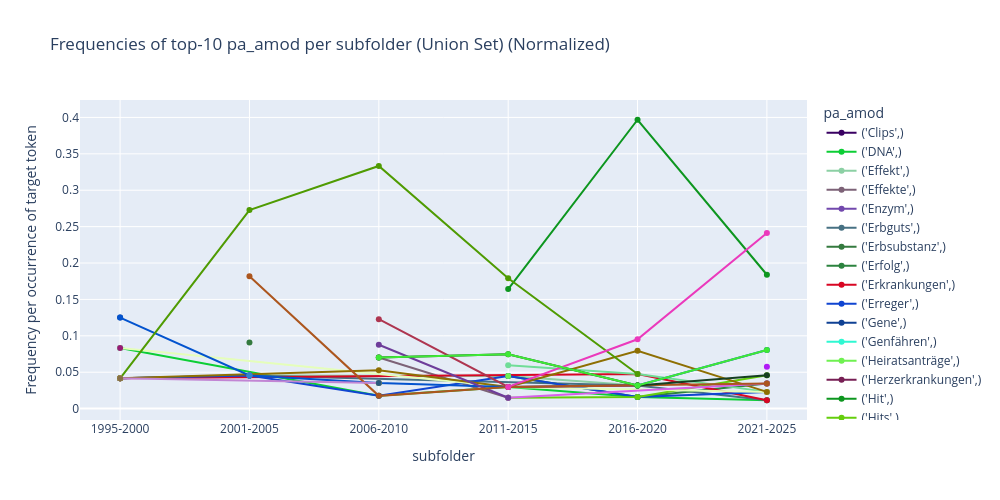

Here is the notebook cell this chart was saved with:
### Markdown cell above
#### Frequency Changes

### Code cell
# Bar chart (absolute freq)
plot_freq_top_union_sfillers_by_period(single_slot_df_path, 
                              slot_type=interest_slot,
                              top_n=10,
                              normalized=True, # Normalized or Raw count
                              time_col="subfolder",
                              )

### Figure 1 — Plotly figure (JSON) as saved in the notebook; plotly's stock layout.template omitted (floating-point values rounded to 4 significant figures)
{"data": [{"hovertemplate": "pa_amod=('Clips',)<br>subfolder=%{x}<br>Frequency per occurrence of target token=%{y}<extra></extra>", "legendgroup": "('Clips',)", "line": {"color": "#390062", "dash": "solid"}, "marker": {"symbol": "circle"}, "mode": "lines+markers", "name": "('Clips',)", "orientation": "v", "showlegend": true, "type": "scatter", "x": ["2021-2025"], "xaxis": "x", "y": [0.03448], "yaxis": "y"}, {"hovertemplate": "pa_amod=('DNA',)<br>subfolder=%{x}<br>Frequency per occurrence of target token=%{y}<extra></extra>", "legendgroup": "('DNA',)", "line": {"color": "#0cce35", "dash": "solid"}, "marker": {"symbol": "circle"}, "mode": "lines+markers", "name": "('DNA',)", "orientation": "v", "showlegend": true, "type": "scatter", "x": ["1995-2000", "2006-2010", "2011-2015", "2016-2020", "2021-2025"], "xaxis": "x", "y": [0.08333, 0.01754, 0.02985, 0.01587, 0.01149], "yaxis": "y"}, {"hovertemplate": "pa_amod=('Effekt',)<br>subfolder=%{x}<br>Frequency per occurrence of target token=%{y}<extra></extra>", "legendgroup": "('Effekt',)", "line": {"color": "#8cd0a4", "dash": "solid"}, "marker": {"symbol": "circle"}, "mode": "lines+markers", "name": "('Effekt',)", "orientation": "v", "showlegend": true, "type": "scatter", "x": ["1995-2000", "2001-2005", "2011-2015", "2016-2020"], "xaxis": "x", "y": [0.04167, 0.04545, 0.04478, 0.03175], "yaxis": "y"}, {"hovertemplate": "pa_amod=('Effekte',)<br>subfolder=%{x}<br>Frequency per occurrence of target token=%{y}<extra></extra>", "legendgroup": "('Effekte',)", "line": {"color": "#7d6277", "dash": "solid"}, "marker": {"symbol": "circle"}, "mode": "lines+markers", "name": "('Effekte',)", "orientation": "v", "showlegend": true, "type": "scatter", "x": ["2006-2010", "2011-2015"], "xaxis": "x", "y": [0.07018, 0.01493], "yaxis": "y"}, {"hovertemplate": "pa_amod=('Enzym',)<br>subfolder=%{x}<br>Frequency per occurrence of target token=%{y}<extra></extra>", "legendgroup": "('Enzym',)", "line": {"color": "#7248ad", "dash": "solid"}, "marker": {"symbol": "circle"}, "mode": "lines+markers", "name": "('Enzym',)", "orientation": "v", "showlegend": true, "type": "scatter", "x": ["1995-2000", "2001-2005"], "xaxis": "x", "y": [0.04167, 0.04545], "yaxis": "y"}, {"hovertemplate": "pa_amod=('Erbguts',)<br>subfolder=%{x}<br>Frequency per occurrence of target token=%{y}<extra></extra>", "legendgroup": "('Erbguts',)", "line": {"color": "#477183", "dash": "solid"}, "marker": {"symbol": "circle"}, "mode": "lines+markers", "name": "('Erbguts',)", "orientation": "v", "showlegend": true, "type": "scatter", "x": ["2001-2005", "2016-2020", "2021-2025"], "xaxis": "x", "y": [0.04545, 0.03175, 0.01149], "yaxis": "y"}, {"hovertemplate": "pa_amod=('Erbsubstanz',)<br>subfolder=%{x}<br>Frequency per occurrence of target token=%{y}<extra></extra>", "legendgroup": "('Erbsubstanz',)", "line": {"color": "#347a3f", "dash": "solid"}, "marker": {"symbol": "circle"}, "mode": "lines+markers", "name": "('Erbsubstanz',)", "orientation": "v", "showlegend": true, "type": "scatter", "x": ["2001-2005"], "xaxis": "x", "y": [0.09091], "yaxis": "y"}, {"hovertemplate": "pa_amod=('Erfolg',)<br>subfolder=%{x}<br>Frequency per occurrence of target token=%{y}<extra></extra>", "legendgroup": "('Erfolg',)", "line": {"color": "#2c833f", "dash": "solid"}, "marker": {"symbol": "circle"}, "mode": "lines+markers", "name": "('Erfolg',)", "orientation": "v", "showlegend": true, "type": "scatter", "x": ["2011-2015", "2016-2020", "2021-2025"], "xaxis": "x", "y": [0.04478, 0.01587, 0.03448], "yaxis": "y"}, {"hovertemplate": "pa_amod=('Erkrankungen',)<br>subfolder=%{x}<br>Frequency per occurrence of target token=%{y}<extra></extra>", "legendgroup": "('Erkrankungen',)", "line": {"color": "#d80623", "dash": "solid"}, "marker": {"symbol": "circle"}, "mode": "lines+markers", "name": "('Erkrankungen',)", "orientation": "v", "showlegend": true, "type": "scatter", "x": ["1995-2000", "2016-2020", "2021-2025"], "xaxis": "x", "y": [0.04167, 0.04762, 0.01149], "yaxis": "y"}, {"hovertemplate": "pa_amod=('Erreger',)<br>subfolder=%{x}<br>Frequency per occurrence of target token=%{y}<extra></extra>", "legendgroup": "('Erreger',)", "line": {"color": "#1045d1", "dash": "solid"}, "marker": {"symbol": "circle"}, "mode": "lines+markers", "name": "('Erreger',)", "orientation": "v", "showlegend": true, "type": "scatter", "x": ["1995-2000", "2001-2005", "2006-2010", "2011-2015", "2016-2020", "2021-2025"], "xaxis": "x", "y": [0.04167, 0.04545, 0.01754, 0.04478, 0.01587, 0.02299], "yaxis": "y"}, {"hovertemplate": "pa_amod=('Gene',)<br>subfolder=%{x}<br>Frequency per occurrence of target token=%{y}<extra></extra>", "legendgroup": "('Gene',)", "line": {"color": "#0f4194", "dash": "solid"}, "marker": {"symbol": "circle"}, "mode": "lines+markers", "name": "('Gene',)", "orientation": "v", "showlegend": true, "type": "scatter", "x": ["1995-2000"], "xaxis": "x", "y": [0.125], "yaxis": "y"}, {"hovertemplate": "pa_amod=('Genfähren',)<br>subfolder=%{x}<br>Frequency per occurrence of target token=%{y}<extra></extra>", "legendgroup": "('Genfähren',)", "line": {"color": "#2ff8d2", "dash": "solid"}, "marker": {"symbol": "circle"}, "mode": "lines+markers", "name": "('Genfähren',)", "orientation": "v", "showlegend": true, "type": "scatter", "x": ["1995-2000"], "xaxis": "x", "y": [0.08333], "yaxis": "y"}, {"hovertemplate": "pa_amod=('Heiratsanträge',)<br>subfolder=%{x}<br>Frequency per occurrence of target token=%{y}<extra></extra>", "legendgroup": "('Heiratsanträge',)", "line": {"color": "#6ff151", "dash": "solid"}, "marker": {"symbol": "circle"}, "mode": "lines+markers", "name": "('Heiratsanträge',)", "orientation": "v", "showlegend": true, "type": "scatter", "x": ["2011-2015"], "xaxis": "x", "y": [0.04478], "yaxis": "y"}, {"hovertemplate": "pa_amod=('Herzerkrankungen',)<br>subfolder=%{x}<br>Frequency per occurrence of target token=%{y}<extra></extra>", "legendgroup": "('Herzerkrankungen',)", "line": {"color": "#771f54", "dash": "solid"}, "marker": {"symbol": "circle"}, "mode": "lines+markers", "name": "('Herzerkrankungen',)", "orientation": "v", "showlegend": true, "type": "scatter", "x": ["1995-2000"], "xaxis": "x", "y": [0.04167], "yaxis": "y"}, {"hovertemplate": "pa_amod=('Hit',)<br>subfolder=%{x}<br>Frequency per occurrence of target token=%{y}<extra></extra>", "legendgroup": "('Hit',)", "line": {"color": "#0d961f", "dash": "solid"}, "marker": {"symbol": "circle"}, "mode": "lines+markers", "name": "('Hit',)", "orientation": "v", "showlegend": true, "type": "scatter", "x": ["2011-2015", "2016-2020", "2021-2025"], "xaxis": "x", "y": [0.1642, 0.3968, 0.1839], "yaxis": "y"}, {"hovertemplate": "pa_amod=('Hits',)<br>subfolder=%{x}<br>Frequency per occurrence of target token=%{y}<extra></extra>", "legendgroup": "('Hits',)", "line": {"color": "#65ce0c", "dash": "solid"}, "marker": {"symbol": "circle"}, "mode": "lines+markers", "name": "('Hits',)", "orientation": "v", "showlegend": true, "type": "scatter", "x": ["2011-2015", "2016-2020", "2021-2025"], "xaxis": "x", "y": [0.01493, 0.01587, 0.04598], "yaxis": "y"}, {"hovertemplate": "pa_amod=('Impfstoff',)<br>subfolder=%{x}<br>Frequency per occurrence of target token=%{y}<extra></extra>", "legendgroup": "('Impfstoff',)", "line": {"color": "#d6cb4d", "dash": "solid"}, "marker": {"symbol": "circle"}, "mode": "lines+markers", "name": "('Impfstoff',)", "orientation": "v", "showlegend": true, "type": "scatter", "x": ["2001-2005"], "xaxis": "x", "y": [0.04545], "yaxis": "y"}, {"hovertemplate": "pa_amod=('Infekt',)<br>subfolder=%{x}<br>Frequency per occurrence of target token=%{y}<extra></extra>", "legendgroup": "('Infekt',)", "line": {"color": "#70dd97", "dash": "solid"}, "marker": {"symbol": "circle"}, "mode": "lines+markers", "name": "('Infekt',)", "orientation": "v", "showlegend": true, "type": "scatter", "x": ["2011-2015", "2016-2020", "2021-2025"], "xaxis": "x", "y": [0.0597, 0.04762, 0.02299], "yaxis": "y"}, {"hovertemplate": "pa_amod=('Infekte',)<br>subfolder=%{x}<br>Frequency per occurrence of target token=%{y}<extra></extra>", "legendgroup": "('Infekte',)", "line": {"color": "#e5feba", "dash": "solid"}, "marker": {"symbol": "circle"}, "mode": "lines+markers", "name": "('Infekte',)", "orientation": "v", "showlegend": true, "type": "scatter", "x": ["1995-2000", "2011-2015", "2021-2025"], "xaxis": "x", "y": [0.08333, 0.02985, 0.02299], "yaxis": "y"}, {"hovertemplate": "pa_amod=('Infektion',)<br>subfolder=%{x}<br>Frequency per occurrence of target token=%{y}<extra></extra>", "legendgroup": "('Infektion',)", "line": {"color": "#8e6f03", "dash": "solid"}, "marker": {"symbol": "circle"}, "mode": "lines+markers", "name": "('Infektion',)", "orientation": "v", "showlegend": true, "type": "scatter", "x": ["1995-2000", "2006-2010", "2011-2015", "2016-2020", "2021-2025"], "xaxis": "x", "y": [0.04167, 0.05263, 0.02985, 0.07937, 0.02299], "yaxis": "y"}, {"hovertemplate": "pa_amod=('Infektionen',)<br>subfolder=%{x}<br>Frequency per occurrence of target token=%{y}<extra></extra>", "legendgroup": "('Infektionen',)", "line": {"color": "#0353ce", "dash": "solid"}, "marker": {"symbol": "circle"}, "mode": "lines+markers", "name": "('Infektionen',)", "orientation": "v", "showlegend": true, "type": "scatter", "x": ["1995-2000", "2001-2005", "2006-2010", "2011-2015", "2016-2020", "2021-2025"], "xaxis": "x", "y": [0.125, 0.04545, 0.03509, 0.02985, 0.03175, 0.08046], "yaxis": "y"}, {"hovertemplate": "pa_amod=('Infektionsfitneß',)<br>subfolder=%{x}<br>Frequency per occurrence of target token=%{y}<extra></extra>", "legendgroup": "('Infektionsfitneß',)", "line": {"color": "#51bedd", "dash": "solid"}, "marker": {"symbol": "circle"}, "mode": "lines+markers", "name": "('Infektionsfitneß',)", "orientation": "v", "showlegend": true, "type": "scatter", "x": ["2001-2005"], "xaxis": "x", "y": [0.04545], "yaxis": "y"}, {"hovertemplate": "pa_amod=('Internet',)<br>subfolder=%{x}<br>Frequency per occurrence of target token=%{y}<extra></extra>", "legendgroup": "('Internet',)", "line": {"color": "#d860ea", "dash": "solid"}, "marker": {"symbol": "circle"}, "mode": "lines+markers", "name": "('Internet',)", "orientation": "v", "showlegend": true, "type": "scatter", "x": ["2011-2015", "2021-2025"], "xaxis": "x", "y": [0.01493, 0.03448], "yaxis": "y"}, {"hovertemplate": "pa_amod=('Kampagnen',)<br>subfolder=%{x}<br>Frequency per occurrence of target token=%{y}<extra></extra>", "legendgroup": "('Kampagnen',)", "line": {"color": "#ae3550", "dash": "solid"}, "marker": {"symbol": "circle"}, "mode": "lines+markers", "name": "('Kampagnen',)", "orientation": "v", "showlegend": true, "type": "scatter", "x": ["2006-2010", "2011-2015", "2016-2020"], "xaxis": "x", "y": [0.1228, 0.02985, 0.03175], "yaxis": "y"}, {"hovertemplate": "pa_amod=('Leberentzündung',)<br>subfolder=%{x}<br>Frequency per occurrence of target token=%{y}<extra></extra>", "legendgroup": "('Leberentzündung',)", "line": {"color": "#8e4527", "dash": "solid"}, "marker": {"symbol": "circle"}, "mode": "lines+markers", "name": "('Leberentzündung',)", "orientation": "v", "showlegend": true, "type": "scatter", "x": ["2001-2005"], "xaxis": "x", "y": [0.04545], "yaxis": "y"}, {"hovertemplate": "pa_amod=('Marketing',)<br>subfolder=%{x}<br>Frequency per occurrence of target token=%{y}<extra></extra>", "legendgroup": "('Marketing',)", "line": {"color": "#4f9b02", "dash": "solid"}, "marker": {"symbol": "circle"}, "mode": "lines+markers", "name": "('Marketing',)", "orientation": "v", "showlegend": true, "type": "scatter", "x": ["1995-2000", "2001-2005", "2006-2010", "2011-2015", "2016-2020"], "xaxis": "x", "y": [0.04167, 0.2727, 0.3333, 0.1791, 0.04762], "yaxis": "y"}, {"hovertemplate": "pa_amod=('Marketings',)<br>subfolder=%{x}<br>Frequency per occurrence of target token=%{y}<extra></extra>", "legendgroup": "('Marketings',)", "line": {"color": "#6e3d9a", "dash": "solid"}, "marker": {"symbol": "circle"}, "mode": "lines+markers", "name": "('Marketings',)", "orientation": "v", "showlegend": true, "type": "scatter", "x": ["2006-2010", "2011-2015"], "xaxis": "x", "y": [0.08772, 0.01493], "yaxis": "y"}, {"hovertemplate": "pa_amod=('Meningitis',)<br>subfolder=%{x}<br>Frequency per occurrence of target token=%{y}<extra></extra>", "legendgroup": "('Meningitis',)", "line": {"color": "#ac561e", "dash": "solid"}, "marker": {"symbol": "circle"}, "mode": "lines+markers", "name": "('Meningitis',)", "orientation": "v", "showlegend": true, "type": "scatter", "x": ["2001-2005", "2006-2010", "2011-2015", "2021-2025"], "xaxis": "x", "y": [0.1818, 0.01754, 0.02985, 0.03448], "yaxis": "y"}, {"hovertemplate": "pa_amod=('Mischlinge',)<br>subfolder=%{x}<br>Frequency per occurrence of target token=%{y}<extra></extra>", "legendgroup": "('Mischlinge',)", "line": {"color": "#3454e7", "dash": "solid"}, "marker": {"symbol": "circle"}, "mode": "lines+markers", "name": "('Mischlinge',)", "orientation": "v", "showlegend": true, "type": "scatter", "x": ["2001-2005"], "xaxis": "x", "y": [0.04545], "yaxis": "y"}, {"hovertemplate": "pa_amod=('Posting',)<br>subfolder=%{x}<br>Frequency per occurrence of target token=%{y}<extra></extra>", "legendgroup": "('Posting',)", "line": {"color": "#2f7c62", "dash": "solid"}, "marker": {"symbol": "circle"}, "mode": "lines+markers", "name": "('Posting',)", "orientation": "v", "showlegend": true, "type": "scatter", "x": ["2016-2020"], "xaxis": "x", "y": [0.03175], "yaxis": "y"}, {"hovertemplate": "pa_amod=('Protein',)<br>subfolder=%{x}<br>Frequency per occurrence of target token=%{y}<extra></extra>", "legendgroup": "('Protein',)", "line": {"color": "#c285d4", "dash": "solid"}, "marker": {"symbol": "circle"}, "mode": "lines+markers", "name": "('Protein',)", "orientation": "v", "showlegend": true, "type": "scatter", "x": ["1995-2000", "2006-2010"], "xaxis": "x", "y": [0.04167, 0.03509], "yaxis": "y"}, {"hovertemplate": "pa_amod=('Therapie',)<br>subfolder=%{x}<br>Frequency per occurrence of target token=%{y}<extra></extra>", "legendgroup": "('Therapie',)", "line": {"color": "#3184cf", "dash": "solid"}, "marker": {"symbol": "circle"}, "mode": "lines+markers", "name": "('Therapie',)", "orientation": "v", "showlegend": true, "type": "scatter", "x": ["2001-2005"], "xaxis": "x", "y": [0.04545], "yaxis": "y"}, {"hovertemplate": "pa_amod=('Tierkrankheiten',)<br>subfolder=%{x}<br>Frequency per occurrence of target token=%{y}<extra></extra>", "legendgroup": "('Tierkrankheiten',)", "line": {"color": "#b7cc25", "dash": "solid"}, "marker": {"symbol": "circle"}, "mode": "lines+markers", "name": "('Tierkrankheiten',)", "orientation": "v", "showlegend": true, "type": "scatter", "x": ["1995-2000"], "xaxis": "x", "y": [0.04167], "yaxis": "y"}, {"hovertemplate": "pa_amod=('Tiktok',)<br>subfolder=%{x}<br>Frequency per occurrence of target token=%{y}<extra></extra>", "legendgroup": "('Tiktok',)", "line": {"color": "#b01af6", "dash": "solid"}, "marker": {"symbol": "circle"}, "mode": "lines+markers", "name": "('Tiktok',)", "orientation": "v", "showlegend": true, "type": "scatter", "x": ["2021-2025"], "xaxis": "x", "y": [0.05747], "yaxis": "y"}, {"hovertemplate": "pa_amod=('Vektortransfer',)<br>subfolder=%{x}<br>Frequency per occurrence of target token=%{y}<extra></extra>", "legendgroup": "('Vektortransfer',)", "line": {"color": "#876f47", "dash": "solid"}, "marker": {"symbol": "circle"}, "mode": "lines+markers", "name": "('Vektortransfer',)", "orientation": "v", "showlegend": true, "type": "scatter", "x": ["1995-2000"], "xaxis": "x", "y": [0.04167], "yaxis": "y"}, {"hovertemplate": "pa_amod=('Verbreitung',)<br>subfolder=%{x}<br>Frequency per occurrence of target token=%{y}<extra></extra>", "legendgroup": "('Verbreitung',)", "line": {"color": "#163f22", "dash": "solid"}, "marker": {"symbol": "circle"}, "mode": "lines+markers", "name": "('Verbreitung',)", "orientation": "v", "showlegend": true, "type": "scatter", "x": ["2006-2010", "2011-2015", "2016-2020", "2021-2025"], "xaxis": "x", "y": [0.07018, 0.07463, 0.03175, 0.04598], "yaxis": "y"}, {"hovertemplate": "pa_amod=('Video',)<br>subfolder=%{x}<br>Frequency per occurrence of target token=%{y}<extra></extra>", "legendgroup": "('Video',)", "line": {"color": "#eb39bc", "dash": "solid"}, "marker": {"symbol": "circle"}, "mode": "lines+markers", "name": "('Video',)", "orientation": "v", "showlegend": true, "type": "scatter", "x": ["2011-2015", "2016-2020", "2021-2025"], "xaxis": "x", "y": [0.02985, 0.09524, 0.2414], "yaxis": "y"}, {"hovertemplate": "pa_amod=('Videos',)<br>subfolder=%{x}<br>Frequency per occurrence of target token=%{y}<extra></extra>", "legendgroup": "('Videos',)", "line": {"color": "#3fe936", "dash": "solid"}, "marker": {"symbol": "circle"}, "mode": "lines+markers", "name": "('Videos',)", "orientation": "v", "showlegend": true, "type": "scatter", "x": ["2006-2010", "2011-2015", "2016-2020", "2021-2025"], "xaxis": "x", "y": [0.07018, 0.07463, 0.03175, 0.08046], "yaxis": "y"}, {"hovertemplate": "pa_amod=('Werbekampagne',)<br>subfolder=%{x}<br>Frequency per occurrence of target token=%{y}<extra></extra>", "legendgroup": "('Werbekampagne',)", "line": {"color": "#c1cf42", "dash": "solid"}, "marker": {"symbol": "circle"}, "mode": "lines+markers", "name": "('Werbekampagne',)", "orientation": "v", "showlegend": true, "type": "scatter", "x": ["2006-2010"], "xaxis": "x", "y": [0.03509], "yaxis": "y"}, {"hovertemplate": "pa_amod=('Ätiologie',)<br>subfolder=%{x}<br>Frequency per occurrence of target token=%{y}<extra></extra>", "legendgroup": "('Ätiologie',)", "line": {"color": "#28587f", "dash": "solid"}, "marker": {"symbol": "circle"}, "mode": "lines+markers", "name": "('Ätiologie',)", "orientation": "v", "showlegend": true, "type": "scatter", "x": ["2006-2010"], "xaxis": "x", "y": [0.03509], "yaxis": "y"}, {"hovertemplate": "pa_amod=('Übeltäter',)<br>subfolder=%{x}<br>Frequency per occurrence of target token=%{y}<extra></extra>", "legendgroup": "('Übeltäter',)", "line": {"color": "#961b76", "dash": "solid"}, "marker": {"symbol": "circle"}, "mode": "lines+markers", "name": "('Übeltäter',)", "orientation": "v", "showlegend": true, "type": "scatter", "x": ["1995-2000"], "xaxis": "x", "y": [0.08333], "yaxis": "y"}], "layout": {"height": 500, "hovermode": "x unified", "legend": {"title": {"text": "pa_amod"}, "tracegroupgap": 0}, "title": {"text": "Frequencies of top-10 pa_amod per subfolder (Union Set) (Normalized)"}, "width": 1000, "xaxis": {"anchor": "y", "categoryarray": ["1995-2000", "2001-2005", "2006-2010", "2011-2015", "2016-2020", "2021-2025"], "categoryorder": "array", "domain": [0, 1], "title": {"text": "subfolder"}}, "yaxis": {"anchor": "x", "domain": [0, 1], "title": {"text": "Frequency per occurrence of target token"}}}}
